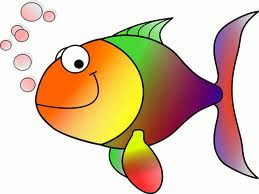
#> input picture Fish.jpg, 259 x 194 px
$ jupyter execute 'w3 (3).ipynb'   (older library calls are emulated)
#> lines starting #> are read from the running program, lines starting #| are printed output that depends on the picture
# WORKSHOP-3-DIP
## Name : JANA SHRAVIN S
## Regno : 212224243003

[cell 1]
import cv2
import numpy as np
import matplotlib.pyplot as plt

# Load the image
image = cv2.imread('Fish.jpg')  # Replace with your image path
#> image is the input picture: shape (194, 259, 3); mean B, G, R 170.8, 196.4, 219.3
gray_image = cv2.cvtColor(image, cv2.COLOR_BGR2GRAY)
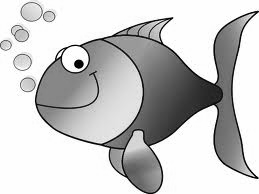
#> gray_image: shape (194, 259); min 0, max 255, mean 200.4

# Apply Sobel edge detector
sobel_x = cv2.Sobel(gray_image, cv2.CV_64F, 1, 0, ksize=5)  # Sobel in x direction
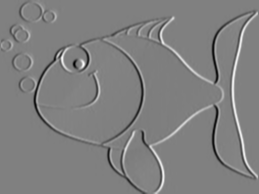
#> sobel_x: shape (194, 259) float64; min -11837, max 11688, mean -0.6; drawn with min black and max white
sobel_y = cv2.Sobel(gray_image, cv2.CV_64F, 0, 1, ksize=5)  # Sobel in y direction
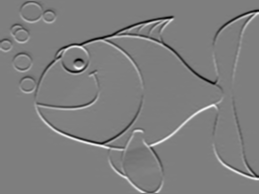
#> sobel_y: shape (194, 259) float64; min -11616, max 11731, mean -5.2; drawn with min black and max white
sobel_combined = cv2.magnitude(sobel_x, sobel_y)  # Combine both directions
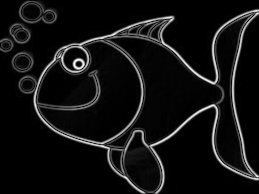
#> sobel_combined: shape (194, 259) float64; min 0, max 12155.8, mean 875.1; drawn with min black and max white

# Apply Laplacian edge detector
laplacian = cv2.Laplacian(gray_image, cv2.CV_64F)
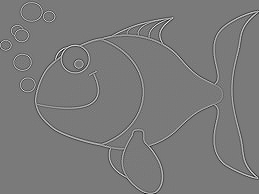
#> laplacian: shape (194, 259) float64; min -595, max 644, mean 0; drawn with min black and max white

# Apply Canny edge detector
canny_edges = cv2.Canny(gray_image, 50, 150)
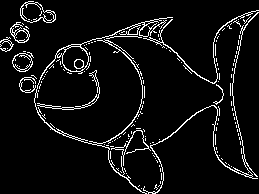
#> canny_edges: shape (194, 259); 6.4% white in thin lines or dots

# Display results using Matplotlib
plt.figure(figsize=(12, 12))

# Original Image
plt.subplot(2, 2, 1)
plt.imshow(cv2.cvtColor(image, cv2.COLOR_BGR2RGB))
plt.title('Original Image')
plt.axis('off')

# Sobel Edge Detection
plt.subplot(2, 2, 2)
plt.imshow(sobel_combined, cmap='gray')
plt.title('Sobel Edge Detection')
plt.axis('off')

# Laplacian Edge Detection
plt.subplot(2, 2, 3)
plt.imshow(laplacian, cmap='gray')
plt.title('Laplacian Edge Detection')
plt.axis('off')

# Canny Edge Detection
plt.subplot(2, 2, 4)
plt.imshow(canny_edges, cmap='gray')
plt.title('Canny Edge Detection')
plt.axis('off')

# Show all results
plt.tight_layout()
plt.show()
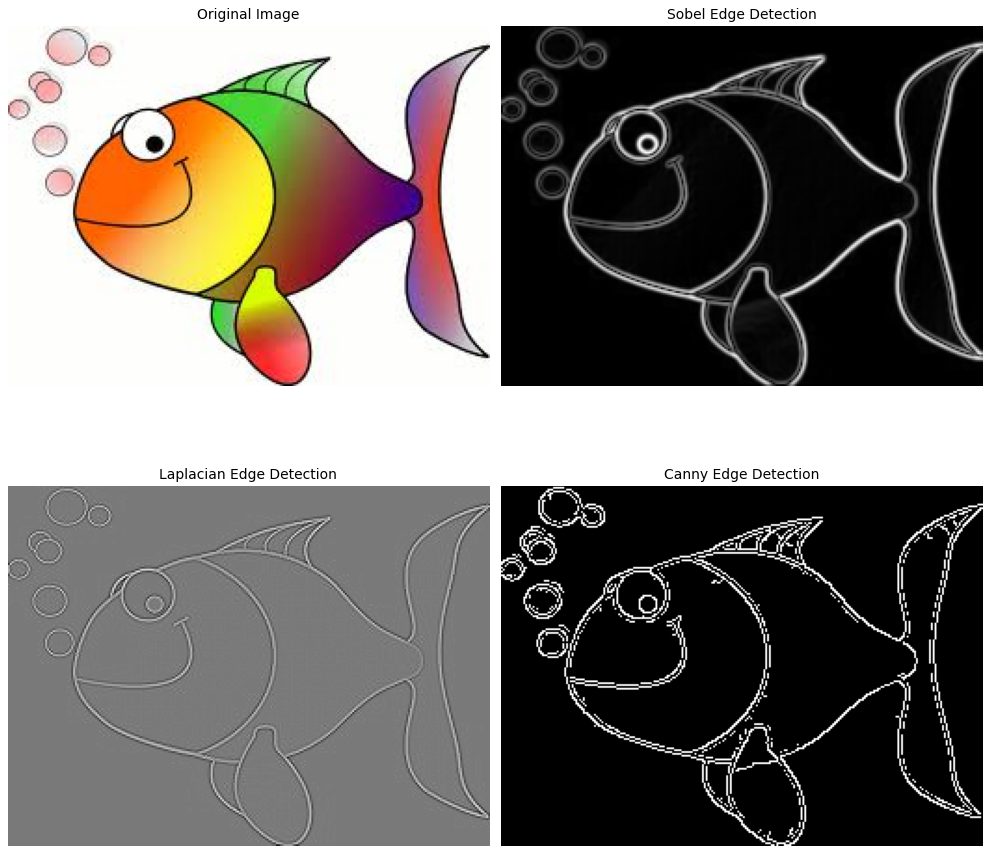
#> figure drawn by matplotlib, 4 panels
